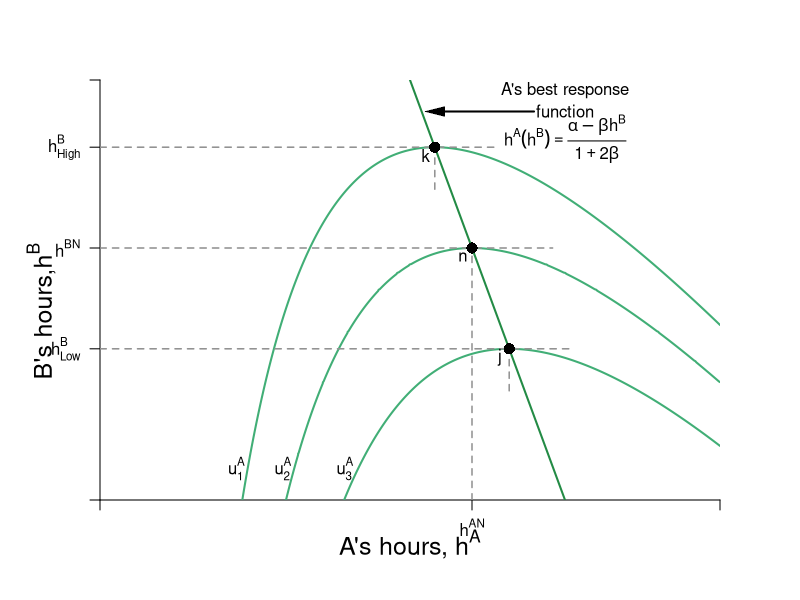

Source code (R):
  require(shape)
  pdf(file = "coordination_failures/coord_indiff_brf/coord_indiff_brf.pdf", width = 9, height = 7)
  
  #Set parameters for graphics
  axislabelsize <- 1.5
  graphlinewidth <- 2
  segmentlinewidth <- 1.5
  
  COL <- c("#7fc97f", "#beaed4", "#fdc086", "#ffff99", "#386cb0", "#f0027f", "#bf5b17", "#666666")
  COLA <- c("#99d8c9","#66c2a4","#41ae76", "#238b45", "#005824")
  COLB <- c("#4eb3d3", "#2b8cbe", "#0868ac","#084081")
  Grays <- gray.colors(25, start =1, end = 0)
  
  par(mar =  c(5, 5, 4, 4))
  
  # uA <- function(ea, eb, alpha = 16, beta = 1/24) {
  #   alpha*(1 - beta*eb)*ea - 0.5*(ea)^2
  # }
  
  uA <- function(ea, eb, alpha = 30, beta = 1/2) {
    (alpha - beta*(ea+eb))*ea - 0.5*(ea)^2
  }
  
  hANE <- function(alpha, beta = 1/2){
    alpha/(1 + 3*beta)
  }
  
  brfA <- function(ea, alpha = 30, beta = 1/2) {
    (alpha - ea*(1 + 2*beta))/(beta)
  }
  
  # brfA <- function(ea, alpha = 16, beta = 1/24) {
  #   (alpha - ea)/(alpha * beta)
  # }
  
  
  xlims <- c(0, 20)
  ylims <- c(0, 20)
  
  npts <- 501 
  x <- seq(xlims[1], xlims[2], length.out = npts)
  y <- seq(ylims[1], ylims[2], length.out = npts) 
  a <- c(uA(10.8, brfA(10.8)), 
         uA(hANE(alpha = 30, beta = 1/2), hANE(alpha = 30, beta = 1/2)), 
         uA(13.2, brfA(13.2))
  )
  
  plot(0, 0, xlim = xlims, ylim = ylims, type = "n",
       xlab = expression(paste("")),
       ylab = expression(paste("")), 
       xaxt = "n", 
       yaxt = "n", 
       cex.lab = axislabelsize, 
       bty = "n",
       xaxs="i", 
       yaxs="i")
  
  # ticksy <- seq(from = 0, to = ylims[2], by = 2)
  # ylabels <- seq(from = 0, to = ylims[2], by = 2)
  # ticksx <- seq(from = 0, to = xlims[2], by = 2)
  # xlabels <- seq(from = 0, to = xlims[2], by = 2)
  ticksy <- c(0,  brfA(13.2), 12,  brfA(10.8), ylims[2])
  ylabels <- c(NA, expression(paste(h[Low]^B)), expression(paste(h^{BN})), expression(paste(h[High]^B)), NA)
  ticksx <- c(0, 12,  xlims[2])
  xlabels <- c(NA, expression(paste(h^{AN})), NA)
  
  
  axis(1, at = ticksx, pos = 0, labels = xlabels)
  axis(2, at = ticksy, pos = 0, labels = ylabels, las = 1)
  
  npts <- 500 
  xx1 <- seq(xlims[1], xlims[2], length.out = npts)
  lines(xx1, brfA(xx1, alpha = 30, beta = 1/2), col = COLA[4], lwd = graphlinewidth)
  
  
  contour(y, x, 
          outer(x, y, uA),
          drawlabels = FALSE,
          col = COLA[3],
          lwd = graphlinewidth,
          levels = a, 
          xaxs="i", 
          yaxs="i", 
          add = TRUE) 
  
  text(0.5*xlims[2], -2.1, expression(paste("A's hours, ", h^A)), xpd = TRUE, cex = axislabelsize)
  text(-1.9, 9, expression(paste("B's hours,", h^B)), xpd = TRUE, cex = axislabelsize, srt = 90) 
  
  #Label the iso-welfare functions for the A
  text(4.4, 1.5, expression(u[1]^A))
  text(5.9, 1.5, expression(u[2]^A))
  text(7.9, 1.5, expression(u[3]^A))
  
  #Label Nash Equilibrium 
  segments(0, 12, 14.6, 12, lty = 2, col = Grays[18], lwd = segmentlinewidth)
  segments(12, 0, 12, 12, lty = 2, col = Grays[18], lwd = segmentlinewidth)
  points(12, 12, pch = 16, col = "black", cex = 1.5)
  #text(11.3, 10.1, expression(paste("Nash Equilibrium")))
  text(12 - 0.3, 12 - 0.4, expression(paste("n")))
  
  
  
  segments(0,  brfA(13.2),  13.2 + 2,  brfA(13.2), lty = 2, col = Grays[18], lwd = segmentlinewidth)
  segments(13.2,  brfA(13.2) - 2,  13.2,  brfA(13.2), lty = 2, col = Grays[18], lwd = segmentlinewidth)
  points(13.2, brfA(ea = 13.2), pch = 16, col = "black", cex = 1.5)
  text(13.2 - 0.3, brfA(ea = 13.2) - 0.4, expression(paste("j")))
  
  segments(0, brfA(10.8), 10.8 + 2, brfA(10.8), lty = 2, col = Grays[18], lwd = segmentlinewidth)
  segments(10.8, brfA(10.8) - 2, 10.8, brfA(10.8), lty = 2, col = Grays[18], lwd = segmentlinewidth)
  points(10.8, brfA(10.8), pch = 16, col = "black", cex = 1.5)
  text(10.8 - 0.3, brfA(10.8) - 0.4, expression(paste("k")))
  
  text(15, 19.5, expression(paste("A's best response")), xpd = TRUE)
  text(15, 18.5, expression(paste("function")), xpd = TRUE)
  text(15, 17.2, expression(paste(h^{A}*(h^B) == frac(alpha - beta*h^B, 1 + 2*beta))), xpd = TRUE)
  Arrows(14, 18.5, 10.8, 18.5, col = "black", lty = 1, lwd = 2, arr.type = "triangle", arr.lwd = 0.5)
  
  
  
  dev.off()
